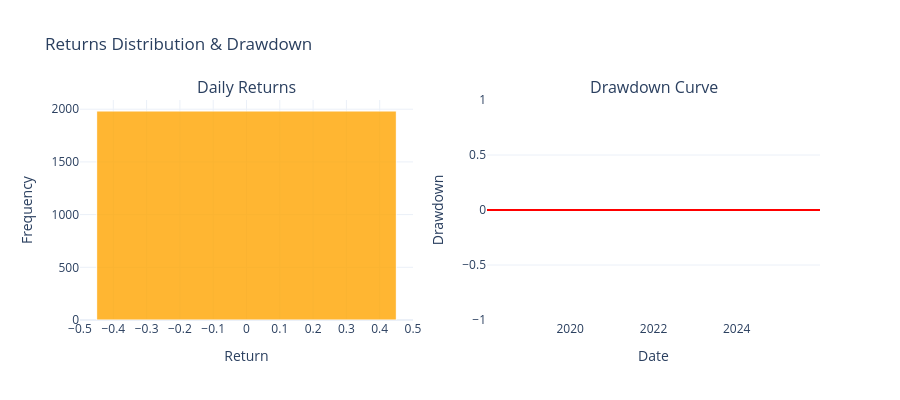

Source (notebook cell):
### Code cell
from plotly.subplots import make_subplots
import plotly.graph_objects as go

returns = eq_curve.pct_change().fillna(0)
returns=returns[TRADING_START_DATE:END_DATE]
cum_max = eq_curve.cummax()
drawdown = (eq_curve - cum_max) / cum_max
mean_ret = returns.mean()
median_ret = returns.median()

fig = make_subplots(rows=1, cols=2, subplot_titles=('Daily Returns', 'Drawdown Curve'))
fig.add_trace(
    go.Histogram(
        x=returns,
        nbinsx=50,
        marker_color='orange',
        marker_line_color='white',
        marker_line_width=1,
        opacity=0.8,
        name='Returns'
    ),
    row=1, col=1
)
fig.add_trace(
    go.Scatter(
        x=drawdown.index,
        y=drawdown.values,
        mode='lines',
        line=dict(color='red', width=2),
        name='Drawdown'
    ),
    row=1, col=2
)
fig.update_xaxes(
    title_text='Return',
    row=1, col=1,
    nticks=20,
    showgrid=True
)
fig.update_yaxes(
    title_text='Frequency',
    row=1, col=1,
    showgrid=True
)
fig.update_xaxes(
    title_text='Date',
    row=1, col=2,
    showgrid=False
)
fig.update_yaxes(
    title_text='Drawdown',
    row=1, col=2,
    showgrid=True
)
fig.update_layout(
    title_text='Returns Distribution & Drawdown',
    bargap=0.1,               
    template='plotly_white',
    showlegend=False,
    width=900,
    height=400
)

fig.show()

### Figure 1 — Plotly figure (JSON) as saved in the notebook; plotly's stock layout.template omitted (floating-point values rounded to 4 significant figures; data arrays with more than 128 entries replaced by an {"elided": "..."} marker saying what was removed)
{"data": [{"marker": {"color": "orange", "line": {"color": "white", "width": 1}}, "name": "Returns", "nbinsx": 50, "opacity": 0.8, "type": "histogram", "x": {"elided": "1983 int values"}, "xaxis": "x", "yaxis": "y"}, {"line": {"color": "red", "width": 2}, "mode": "lines", "name": "Drawdown", "type": "scatter", "x": {"elided": "1983 str values"}, "xaxis": "x2", "y": {"elided": "1983 int values"}, "yaxis": "y2"}], "layout": {"annotations": [{"font": {"size": 16}, "showarrow": false, "text": "Daily Returns", "x": 0.225, "xanchor": "center", "xref": "paper", "y": 1, "yanchor": "bottom", "yref": "paper"}, {"font": {"size": 16}, "showarrow": false, "text": "Drawdown Curve", "x": 0.775, "xanchor": "center", "xref": "paper", "y": 1, "yanchor": "bottom", "yref": "paper"}], "bargap": 0.1, "height": 400, "showlegend": false, "title": {"text": "Returns Distribution & Drawdown"}, "width": 900, "xaxis": {"anchor": "y", "domain": [0, 0.45], "nticks": 20, "showgrid": true, "title": {"text": "Return"}}, "xaxis2": {"anchor": "y2", "domain": [0.55, 1], "showgrid": false, "title": {"text": "Date"}}, "yaxis": {"anchor": "x", "domain": [0, 1], "showgrid": true, "title": {"text": "Frequency"}}, "yaxis2": {"anchor": "x2", "domain": [0, 1], "showgrid": true, "title": {"text": "Drawdown"}}}}
